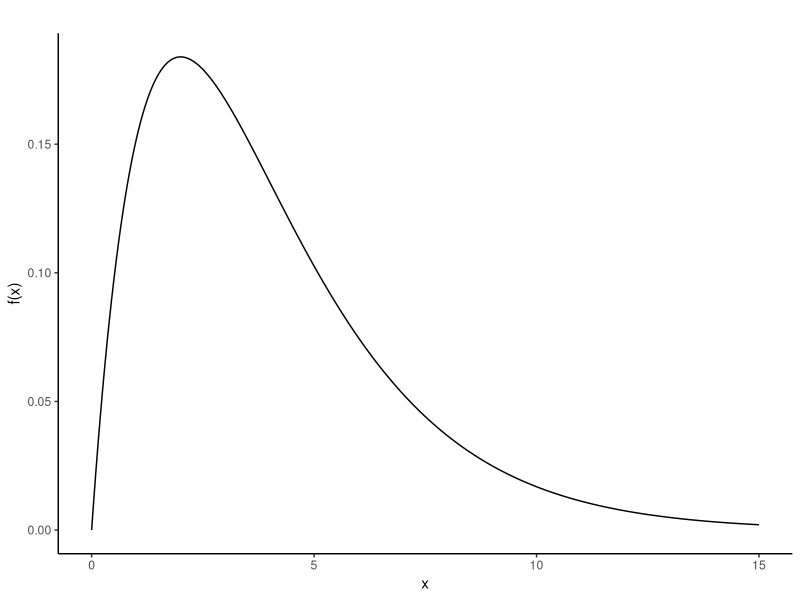
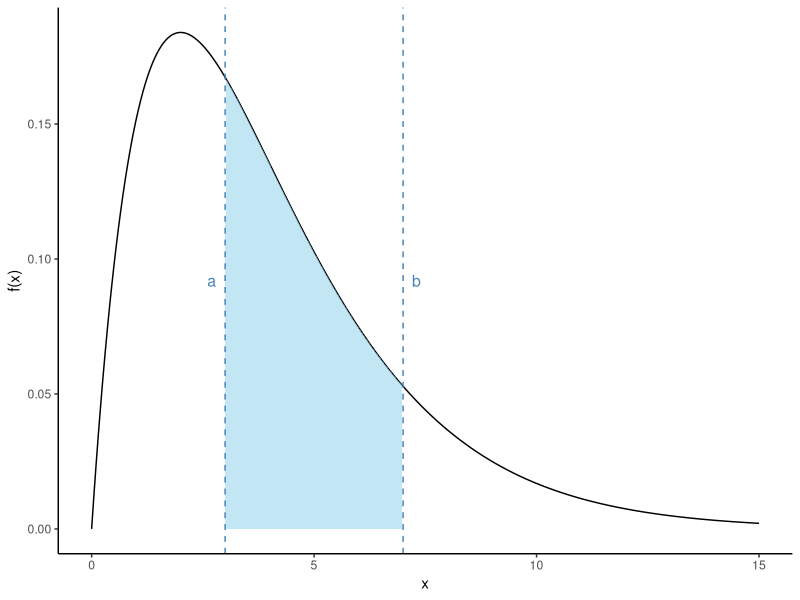
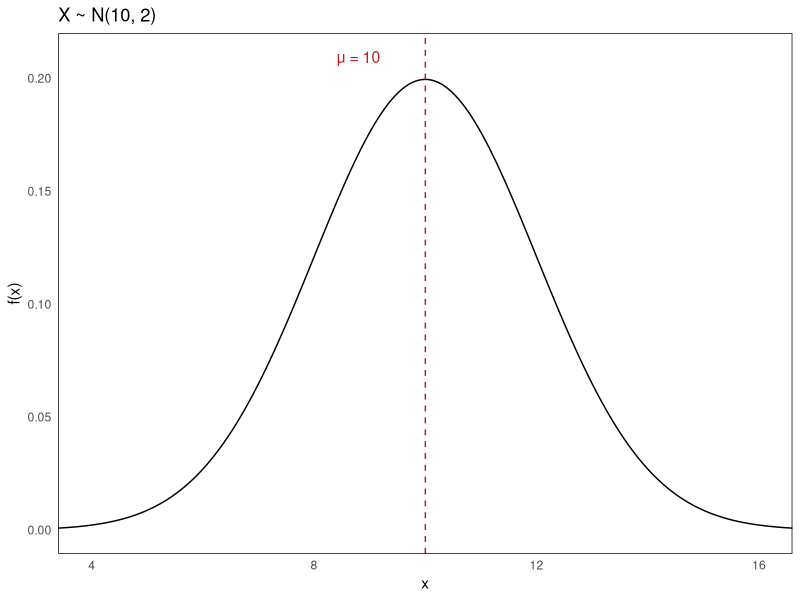
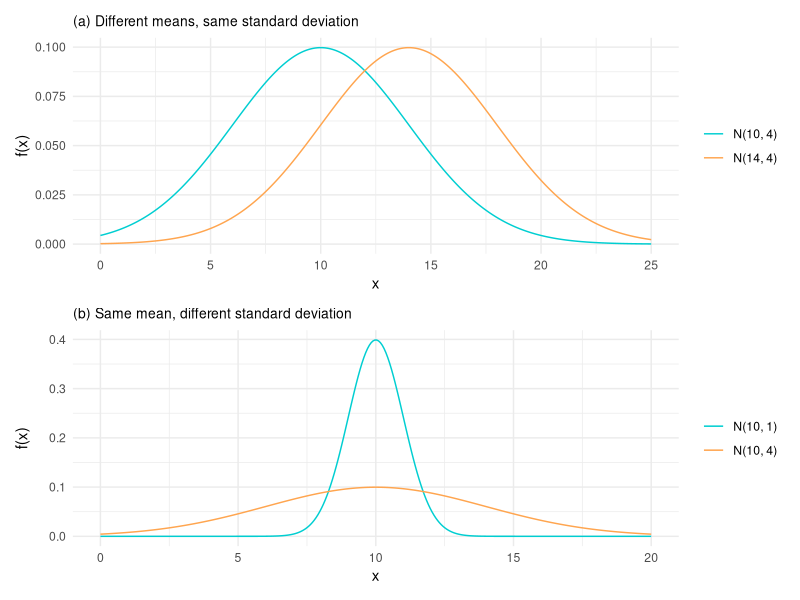
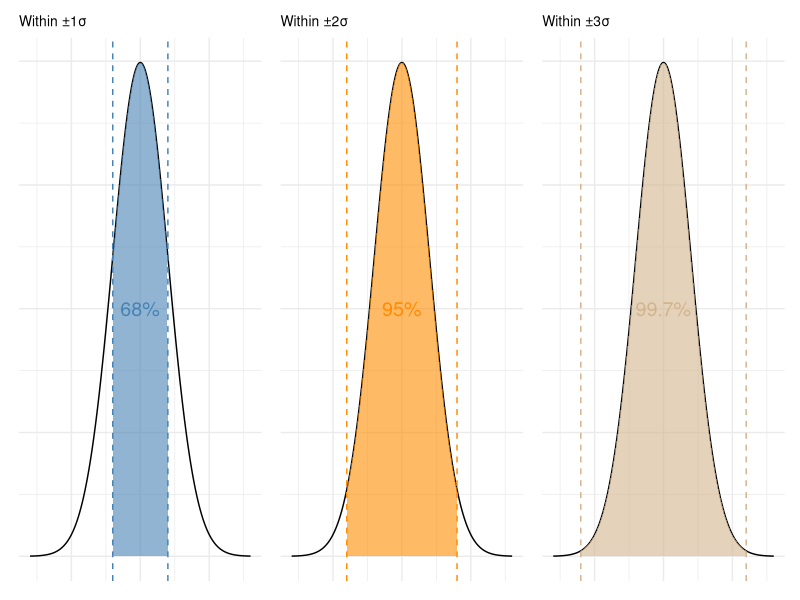
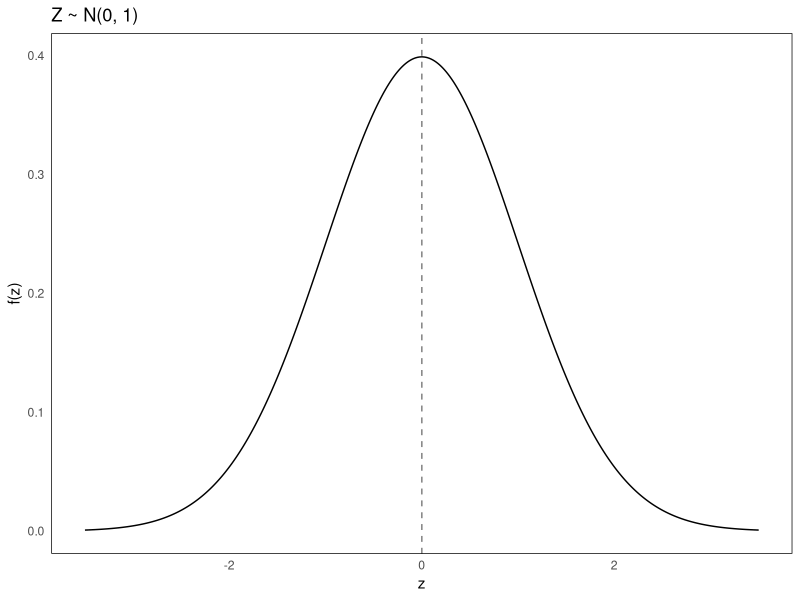
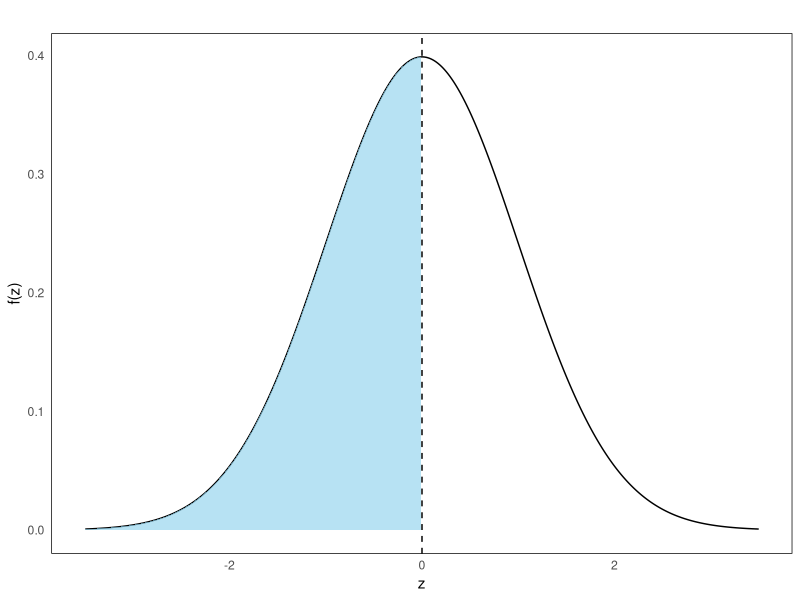
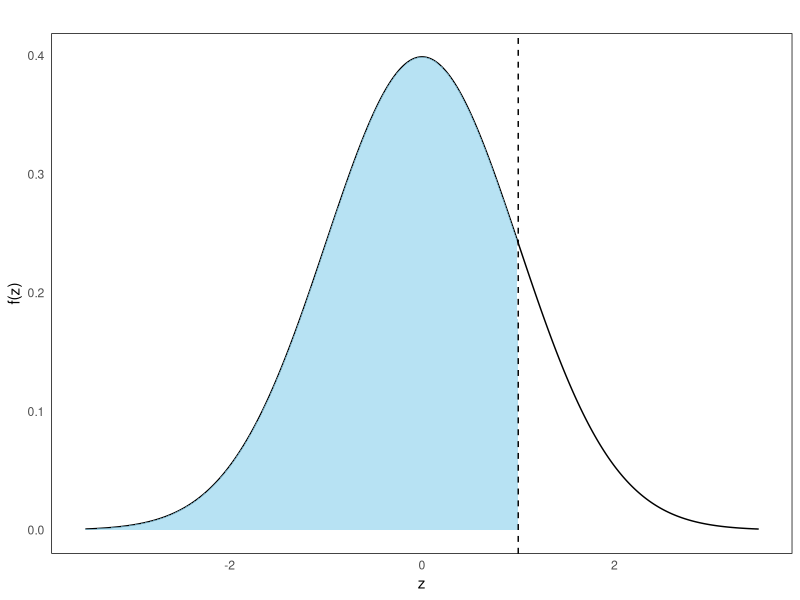

R code for these plots, in order:
## ---- chunk 1
#| echo: false
library(ggplot2)
library(tidyverse)
library(gganimate)
library(patchwork)
## ---- chunk 2
#| echo: false
#| fig-height: 3
#| fig-width: 5
#| fig-align: center

# Skewed density using Gamma distribution
x_vals <- seq(0, 15, length.out = 300)
y_vals <- dgamma(x_vals, shape = 2, scale = 2)  # Right-skewed

df_skewed <- data.frame(x = x_vals, y = y_vals)

ggplot(df_skewed, aes(x = x, y = y)) +
  geom_line(color = "black", size = 0.5) +
  labs(
    title = " ",
    x = "x",
    y = "f(x)"
  ) +
  theme_classic()
## ---- chunk 3
#| echo: false
#| fig-height: 3
#| fig-width: 5
#| fig-align: center
# Define limits a and b
a <- 3
b <- 7

ggplot(df_skewed, aes(x = x, y = y)) +
  geom_line(color = "black", size = 0.5) +
  geom_area(data = subset(df_skewed, x >= a & x <= b),
            aes(x = x, y = y),
            fill = "skyblue", alpha = 0.5) +
  geom_vline(xintercept = a, color = "steelblue", linetype = "dashed", size = 0.5) +
  geom_vline(xintercept = b, color = "steelblue", linetype = "dashed", size = 0.5) +
    annotate("text", x = a-0.3, y = max(df_skewed$y) * 0.5, label = "a", color = "steelblue", size = 4) +
  annotate("text", x = b+0.3, y = max(df_skewed$y) * 0.5, label = "b", color = "steelblue", size = 4) +
  labs(
    x = "x",
    y = "f(x)"
  ) +
  theme_classic()
## ---- chunk 4
#| echo: false
#| fig-height: 3
#| fig-width: 4
#| fig-align: center
# Parameters
mu <- 10
sigma <- 2

# Generate data
x_vals <- seq(0, 18, length.out = 300)
y_vals <- dnorm(x_vals, mean = mu, sd = sigma)

df_norm <- data.frame(x = x_vals, y = y_vals)
width <- 6
x_vals <- seq(mu - width, mu + width, length.out = 300)
y_vals <- dnorm(x_vals, mean = mu, sd = sigma)

# Plot
ggplot(df_norm, aes(x = x, y = y)) +
  geom_line(color = "black", size = 0.5) +
  geom_vline(xintercept = mu, linetype = "dashed", color = "firebrick", size = 0.5) +
  annotate("text", x = mu-1.2, y = max(y_vals) * 1.05, label = "μ = 10", color = "firebrick", size = 4) +
  labs(
    title = "X ~ N(10, 2)",
    x = "x",
    y = "f(x)"
  ) +
  coord_cartesian(xlim = c(mu - width, mu + width)) +
  theme_minimal() +
  theme(
  panel.grid = element_blank(),   
  panel.border = element_rect(color = "black", fill = NA) 
  )
## ---- chunk 5
#| echo: false
#| fig-height: 6
#| fig-width: 5
#| fig-align: center
# (a) Different means, same std deviation
x1 <- seq(0, 25, length.out = 300)
df_a <- data.frame(
  x = rep(x1, 2),
  density = c(dnorm(x1, mean = 10, sd = 4), dnorm(x1, mean = 14, sd = 4)),
  dist = factor(rep(c("N(10, 4)", "N(14, 4)"), each = length(x1)))
)

plot_a <- ggplot(df_a, aes(x = x, y = density, color = dist)) +
  geom_line(size = 0.5) +
  scale_color_manual(values = c("darkturquoise", "tan1")) +
  labs(
    title = "(a) Different means, same standard deviation",
    x = "x", y = "f(x)"
  ) +
  theme_minimal() +
  theme(
    legend.title = element_blank(),
    plot.title = element_text(size = 10)  # smaller title
  )

# (b) Same mean, different std deviation
x2 <- seq(0, 20, length.out = 300)
df_b <- data.frame(
  x = rep(x2, 2),
  density = c(dnorm(x2, mean = 10, sd = 1), dnorm(x2, mean = 10, sd = 4)),
  dist = factor(rep(c("N(10, 1)", "N(10, 4)"), each = length(x2)))
)

plot_b <- ggplot(df_b, aes(x = x, y = density, color = dist)) +
  geom_line(size = 0.5) +
  scale_color_manual(values = c("darkturquoise", "tan1")) +
  labs(
    title = "(b) Same mean, different standard deviation",
    x = "x", y = "f(x)"
  ) +
  theme_minimal() +
  theme(
    legend.title = element_blank(),
    plot.title = element_text(size = 10)  # smaller title
  )


# Combine with patchwork and caption
(plot_a / plot_b)
## ---- chunk 6
#| fig-height: 3
#| fig-width: 9
# Parameters
mu <- 10
sigma <- 2
x_vals <- seq(mu - 4*sigma, mu + 4*sigma, length.out = 500)
df_base <- data.frame(x = x_vals, y = dnorm(x_vals, mu, sigma))

# Helper to generate shaded plot
empirical_plot <- function(lower, upper, percent_label, fill_color) {
  df_shade <- subset(df_base, x >= lower & x <= upper)
  
  ggplot(df_base, aes(x, y)) +
    geom_line(color = "black", size = 0.5) +
    geom_area(data = df_shade, fill = fill_color, alpha = 0.6) +
    geom_vline(xintercept = c(lower, upper), linetype = "dashed", color = fill_color) +
    annotate("text", x = mu, y = 0.1, label = percent_label, size = 5, color = fill_color) +
    labs(x = NULL, y = NULL) +
    theme_minimal() +
    theme(
      axis.text = element_blank(),
      axis.ticks = element_blank(),
      plot.title = element_text(size = 10)
    ) 
}

# Create the three plots
plot_68 <- empirical_plot(mu - sigma, mu + sigma, "68%", "steelblue") +
  ggtitle("Within ±1σ")

plot_95 <- empirical_plot(mu - 2*sigma, mu + 2*sigma, "95%", "darkorange") +
  ggtitle("Within ±2σ")

plot_997 <- empirical_plot(mu - 3*sigma, mu + 3*sigma, "99.7%", "tan") +
  ggtitle("Within ±3σ")

# Combine in one row
plot_68 + plot_95 + plot_997 
## ---- chunk 7
#| echo: false
#| message: false
#| fig-height: 3
#| fig-width: 4
#| fig-align: center
#| 
# Generate the standard normal curve
z_vals <- seq(-3.5, 3.5, length.out = 400)
df_z <- data.frame(
  z = z_vals,
  density = dnorm(z_vals)
)

ggplot(df_z, aes(x = z, y = density)) +
  geom_line(color = "black", size = 0.5) +
  geom_vline(xintercept = 0, linetype = "dashed", color = "gray50") +
  labs(
    title = "Z ~ N(0, 1)",
    x = "z", y = "f(z)"
  ) +
  theme_minimal() +
  theme(
  panel.grid = element_blank(),   
  panel.border = element_rect(color = "black", fill = NA) 
  )
## ---- chunk 8
#| fig-height: 3
#| fig-width: 4
#| fig-align: center

ggplot(df_z, aes(x = z, y = density)) +
  geom_line(color = "black", linewidth = 0.5) +
  geom_area(data = subset(df_z, z <= 0), fill = "skyblue", alpha = 0.6) +
  geom_vline(xintercept = 0, linetype = "dashed", color = "black") +
  labs(title = " ", x = "z", y = "f(z)") +
  theme_minimal() +
  theme(
  panel.grid = element_blank(),   
  panel.border = element_rect(color = "black", fill = NA)       
)
## ---- chunk 9
#| fig-height: 3
#| fig-width: 4
#| fig-align: center
ggplot(df_z, aes(x = z, y = density)) +
  geom_line(color = "black", linewidth = 0.5) +
  geom_area(data = subset(df_z, z <= 1), fill = "skyblue", alpha = 0.6) +
  geom_vline(xintercept = 1, linetype = "dashed", color = "black") +
  labs(title = " ", x = "z", y = "f(z)") +
  theme_minimal() +
  theme(
  panel.grid = element_blank(),   
  panel.border = element_rect(color = "black", fill = NA)       
)
## ---- chunk 10
#| fig-height: 3
#| fig-width: 4
#| fig-align: center
#| 
ggplot(df_z, aes(x = z, y = density)) +
  geom_line(color = "black", linewidth = 0.5) +
  geom_area(data = subset(df_z, z >= 0 & z <= 1), fill = "skyblue", alpha = 0.6) +
  geom_vline(xintercept = c(0, 1), linetype = "dashed", color = "black") +
  labs(title = " ", x = "z", y = "f(z)") +
  theme_minimal() +
  theme(
  panel.grid = element_blank(),   
  panel.border = element_rect(color = "black", fill = NA)       
  )
## ---- chunk 11
#| fig-height: 3
#| fig-width: 4
#| fig-align: center
#| 
ggplot(df_z, aes(x = z, y = density)) +
  geom_line(color = "black", linewidth = 0.5) +
  geom_area(data = subset(df_z, z >= 0.73), fill = "skyblue", alpha = 0.6) +
  geom_vline(xintercept = 0.73, linetype = "dashed", color = "black") +
  labs(title = " ", x = "z", y = "f(z)") +
  theme_minimal() +
  theme(
  panel.grid = element_blank(),   
  panel.border = element_rect(color = "black", fill = NA)       
  )
## ---- chunk 12
#| fig-height: 4
#| fig-width: 10
#| fig-align: center
#| echo: false
p1 <-  ggplot(df_z, aes(x = z, y = density)) +
  geom_line(color = "black", linewidth = 0.5) +
  geom_area(data = subset(df_z, z >= -1.59), fill = "skyblue", alpha = 0.6) +
  geom_vline(xintercept = -1.59, linetype = "dashed", color = "black") +
  labs(title = " P(Z ≥ -1.59) ", x = "z", y = "f(z)") +
  theme_minimal() +
  theme(
  panel.grid = element_blank(),   
  panel.border = element_rect(color = "black", fill = NA)       
  )

p2  <-  ggplot(df_z, aes(x = z, y = density)) +
  geom_line(color = "black", linewidth = 0.5) +
  geom_area(data = subset(df_z, z <= 1.59), fill = "skyblue", alpha = 0.6) +
  geom_vline(xintercept = 1.59, linetype = "dashed", color = "black") +
  labs(title = "P(Z ≤ 1.59) ", x = "z", y = "f(z)") +
  theme_minimal() +
  theme(
  panel.grid = element_blank(),   
  panel.border = element_rect(color = "black", fill = NA)       
  )

p1 + p2
## ---- chunk 13
#| fig-height: 3
#| fig-width: 4
#| fig-align: center
#| 
ggplot(df_z, aes(x = z, y = density)) +
  geom_line(color = "black", linewidth = 0.5) +
  geom_area(data = subset(df_z, z >= -1.59 & z <= 0.73), fill = "skyblue", alpha = 0.6) +
  geom_vline(xintercept = c(-1.59, 0.73), linetype = "dashed", color = "black") +
  labs(title = " ", x = "z", y = "f(z)") +
  theme_minimal() +
  theme(
  panel.grid = element_blank(),   
  panel.border = element_rect(color = "black", fill = NA)       
  )
## ---- chunk 14
#| fig-height: 7
#| fig-width: 5
#| fig-align: center
#| echo: false

# Plot for X ~ N(170, 10)
mu_x <- 170
sigma_x <- 10
x_vals <- seq(130, 210, length.out = 300)
df_x <- data.frame(x = x_vals, y = dnorm(x_vals, mean = mu_x, sd = sigma_x))

p1 <-  ggplot(df_x, aes(x = x, y = y)) +
  geom_line(color = "black", linewidth = 0.5) +
  geom_area(data = subset(df_x, x <= 190), fill = "grey", alpha = 0.6) +
  geom_vline(xintercept = 190, linetype = "dashed") +
  labs(title = "P(X ≤ 190)", x = "x", y = "f(x)") +
  theme_minimal()  +
  theme(
  panel.grid = element_blank(),   
  panel.border = element_rect(color = "black", fill = NA)       
  )


# Plot for standard normal
z_vals <- seq(-4, 4, length.out = 300)
df_z <- data.frame(z = z_vals, y = dnorm(z_vals))

p2 <-  ggplot(df_z, aes(x = z, y = y)) +
  geom_line(color = "black", linewidth = 0.5) +
  geom_area(data = subset(df_z, z <= 2), fill = "skyblue", alpha = 0.6) +
  geom_vline(xintercept = 2, linetype = "dashed") +
  labs(title = "P(Z ≤ 2)", x = "z", y = "f(z)") +
  theme_minimal()  +
  theme(
  panel.grid = element_blank(),   
  panel.border = element_rect(color = "black", fill = NA)       
  )


p1 / p2
## ---- chunk 15
#| fig-align: center
#| echo: false
#| fig-height: 5
#| fig-width: 9
#| cache: true
# Parameters
p <- 0.3
n_values <- c(5, 10, 20, 30, 50)

# Generate binomial and normal data for each n
binom_df <- lapply(n_values, function(n) {
  x <- 0:n
  mu <- n * p
  sd <- sqrt(n * p * (1 - p))
  
  # Binomial probabilities
  binom <- data.frame(x = x, prob = dbinom(x, n, p), n = n)
  
  # Normal approximation values
  x_norm <- seq(0, n, length.out = 500)
  normal <- data.frame(x = x_norm, y = dnorm(x_norm, mean = mu, sd = sd), n = n)
  
  list(binom = binom, normal = normal)
})

# Combine all binomial data
binom_all <- do.call(rbind, lapply(binom_df, `[[`, "binom"))
binom_all$n <- factor(binom_all$n)

# Combine all normal data
normal_all <- do.call(rbind, lapply(binom_df, `[[`, "normal"))
normal_all$n <- factor(normal_all$n)

# Plot with animation
plot <- ggplot() +
  geom_col(data = binom_all, aes(x = x, y = prob), fill = "gray70",color = "gray20", width = 0.7) +
  geom_line(data = normal_all, aes(x = x, y = y), color = "indianred", linewidth = 0.8) +
  labs(
    subtitle = "n = {closest_state}",
    x = "Number of successes",
    y = "Probability"
  ) +
  theme_minimal(base_size = 14) +
  transition_states(n, transition_length = 2, state_length = 1) +
  ease_aes("cubic-in-out")
plot
